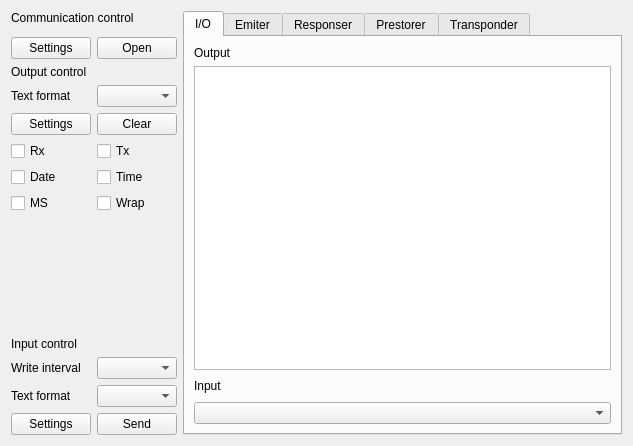
<?xml version="1.0" encoding="UTF-8"?>
<ui version="4.0">
 <class>SAKToolBoxUi</class>
 <widget class="QWidget" name="SAKToolBoxUi">
  <property name="geometry">
   <rect>
    <x>0</x>
    <y>0</y>
    <width>633</width>
    <height>446</height>
   </rect>
  </property>
  <property name="windowTitle">
   <string notr="true">Form</string>
  </property>
  <layout class="QGridLayout" name="gridLayout_3">
   <item row="0" column="1">
    <widget class="QTabWidget" name="tabWidget">
     <property name="tabPosition">
      <enum>QTabWidget::North</enum>
     </property>
     <property name="tabShape">
      <enum>QTabWidget::Rounded</enum>
     </property>
     <property name="currentIndex">
      <number>0</number>
     </property>
     <widget class="QWidget" name="tabIO">
      <attribute name="title">
       <string>I/O</string>
      </attribute>
      <layout class="QGridLayout" name="gridLayout_2">
       <item row="1" column="0" colspan="3">
        <widget class="QTextBrowser" name="textBrowserOutput"/>
       </item>
       <item row="2" column="0">
        <widget class="QLabel" name="label">
         <property name="text">
          <string>Input</string>
         </property>
        </widget>
       </item>
       <item row="3" column="0" colspan="3">
        <widget class="QComboBox" name="comboBoxInput">
         <property name="sizePolicy">
          <sizepolicy hsizetype="Expanding" vsizetype="Fixed">
           <horstretch>0</horstretch>
           <verstretch>0</verstretch>
          </sizepolicy>
         </property>
        </widget>
       </item>
       <item row="2" column="2">
        <widget class="QLabel" name="label_7">
         <property name="text">
          <string/>
         </property>
        </widget>
       </item>
       <item row="2" column="1">
        <spacer name="horizontalSpacer">
         <property name="orientation">
          <enum>Qt::Horizontal</enum>
         </property>
         <property name="sizeHint" stdset="0">
          <size>
           <width>40</width>
           <height>20</height>
          </size>
         </property>
        </spacer>
       </item>
       <item row="0" column="0" colspan="3">
        <layout class="QHBoxLayout" name="horizontalLayout">
         <item>
          <widget class="QLabel" name="label_8">
           <property name="text">
            <string>Output</string>
           </property>
          </widget>
         </item>
        </layout>
       </item>
      </layout>
     </widget>
     <widget class="QWidget" name="tabEmiter">
      <attribute name="title">
       <string>Emiter</string>
      </attribute>
     </widget>
     <widget class="QWidget" name="tabResponser">
      <attribute name="title">
       <string>Responser</string>
      </attribute>
     </widget>
     <widget class="QWidget" name="tabPrestorer">
      <attribute name="title">
       <string>Prestorer</string>
      </attribute>
     </widget>
     <widget class="QWidget" name="tabTransponder">
      <attribute name="title">
       <string>Transponder</string>
      </attribute>
     </widget>
    </widget>
   </item>
   <item row="0" column="0">
    <widget class="QWidget" name="widget" native="true">
     <layout class="QGridLayout" name="gridLayout">
      <property name="leftMargin">
       <number>0</number>
      </property>
      <property name="topMargin">
       <number>0</number>
      </property>
      <property name="rightMargin">
       <number>0</number>
      </property>
      <property name="bottomMargin">
       <number>0</number>
      </property>
      <item row="0" column="0" colspan="2">
       <widget class="QLabel" name="label_2">
        <property name="text">
         <string>Communication control</string>
        </property>
       </widget>
      </item>
      <item row="1" column="0" colspan="2">
       <widget class="QWidget" name="widgetController" native="true">
        <property name="minimumSize">
         <size>
          <width>0</width>
          <height>0</height>
         </size>
        </property>
       </widget>
      </item>
      <item row="2" column="0">
       <widget class="QPushButton" name="pushButtonDeviceSettings">
        <property name="text">
         <string>Settings</string>
        </property>
       </widget>
      </item>
      <item row="2" column="1">
       <widget class="QPushButton" name="pushButtonDeviceOpen">
        <property name="text">
         <string>Open</string>
        </property>
       </widget>
      </item>
      <item row="3" column="0">
       <widget class="QLabel" name="label_3">
        <property name="text">
         <string>Output control</string>
        </property>
       </widget>
      </item>
      <item row="4" column="0">
       <widget class="QLabel" name="label_9">
        <property name="text">
         <string>Text format</string>
        </property>
       </widget>
      </item>
      <item row="4" column="1">
       <widget class="QComboBox" name="comboBox"/>
      </item>
      <item row="5" column="0">
       <widget class="QPushButton" name="pushButtonOutputSettings">
        <property name="text">
         <string>Settings</string>
        </property>
       </widget>
      </item>
      <item row="5" column="1">
       <widget class="QPushButton" name="pushButtonOutputClear">
        <property name="text">
         <string>Clear</string>
        </property>
       </widget>
      </item>
      <item row="6" column="0">
       <widget class="QCheckBox" name="checkBoxOutputRx">
        <property name="text">
         <string>Rx</string>
        </property>
       </widget>
      </item>
      <item row="6" column="1">
       <widget class="QCheckBox" name="checkBoxOutputTx">
        <property name="text">
         <string>Tx</string>
        </property>
       </widget>
      </item>
      <item row="7" column="0">
       <widget class="QCheckBox" name="checkBoxOutputDate">
        <property name="text">
         <string>Date</string>
        </property>
       </widget>
      </item>
      <item row="7" column="1">
       <widget class="QCheckBox" name="checkBoxOutputTime">
        <property name="text">
         <string>Time</string>
        </property>
       </widget>
      </item>
      <item row="8" column="0">
       <widget class="QCheckBox" name="checkBoxOutputMs">
        <property name="text">
         <string>MS</string>
        </property>
       </widget>
      </item>
      <item row="8" column="1">
       <widget class="QCheckBox" name="checkBoxOutputWrap">
        <property name="text">
         <string>Wrap</string>
        </property>
       </widget>
      </item>
      <item row="9" column="0">
       <spacer name="verticalSpacer">
        <property name="orientation">
         <enum>Qt::Vertical</enum>
        </property>
        <property name="sizeHint" stdset="0">
         <size>
          <width>20</width>
          <height>40</height>
         </size>
        </property>
       </spacer>
      </item>
      <item row="10" column="0">
       <widget class="QLabel" name="label_4">
        <property name="text">
         <string>Input control</string>
        </property>
       </widget>
      </item>
      <item row="11" column="0">
       <widget class="QLabel" name="label_5">
        <property name="text">
         <string>Write interval</string>
        </property>
       </widget>
      </item>
      <item row="11" column="1">
       <widget class="QComboBox" name="comboBoxInputIntervel"/>
      </item>
      <item row="12" column="0">
       <widget class="QLabel" name="label_6">
        <property name="text">
         <string>Text format</string>
        </property>
       </widget>
      </item>
      <item row="12" column="1">
       <widget class="QComboBox" name="comboBoxInputFormat"/>
      </item>
      <item row="13" column="0">
       <widget class="QPushButton" name="pushButtonInputSettings">
        <property name="text">
         <string>Settings</string>
        </property>
       </widget>
      </item>
      <item row="13" column="1">
       <widget class="QPushButton" name="pushButtonInputSend">
        <property name="text">
         <string>Send</string>
        </property>
       </widget>
      </item>
     </layout>
    </widget>
   </item>
  </layout>
 </widget>
 <resources/>
 <connections>
  <connection>
   <sender>pushButtonOutputClear</sender>
   <signal>clicked()</signal>
   <receiver>textBrowserOutput</receiver>
   <slot>clear()</slot>
   <hints>
    <hint type="sourcelabel">
     <x>163</x>
     <y>205</y>
    </hint>
    <hint type="destinationlabel">
     <x>272</x>
     <y>208</y>
    </hint>
   </hints>
  </connection>
 </connections>
</ui>
